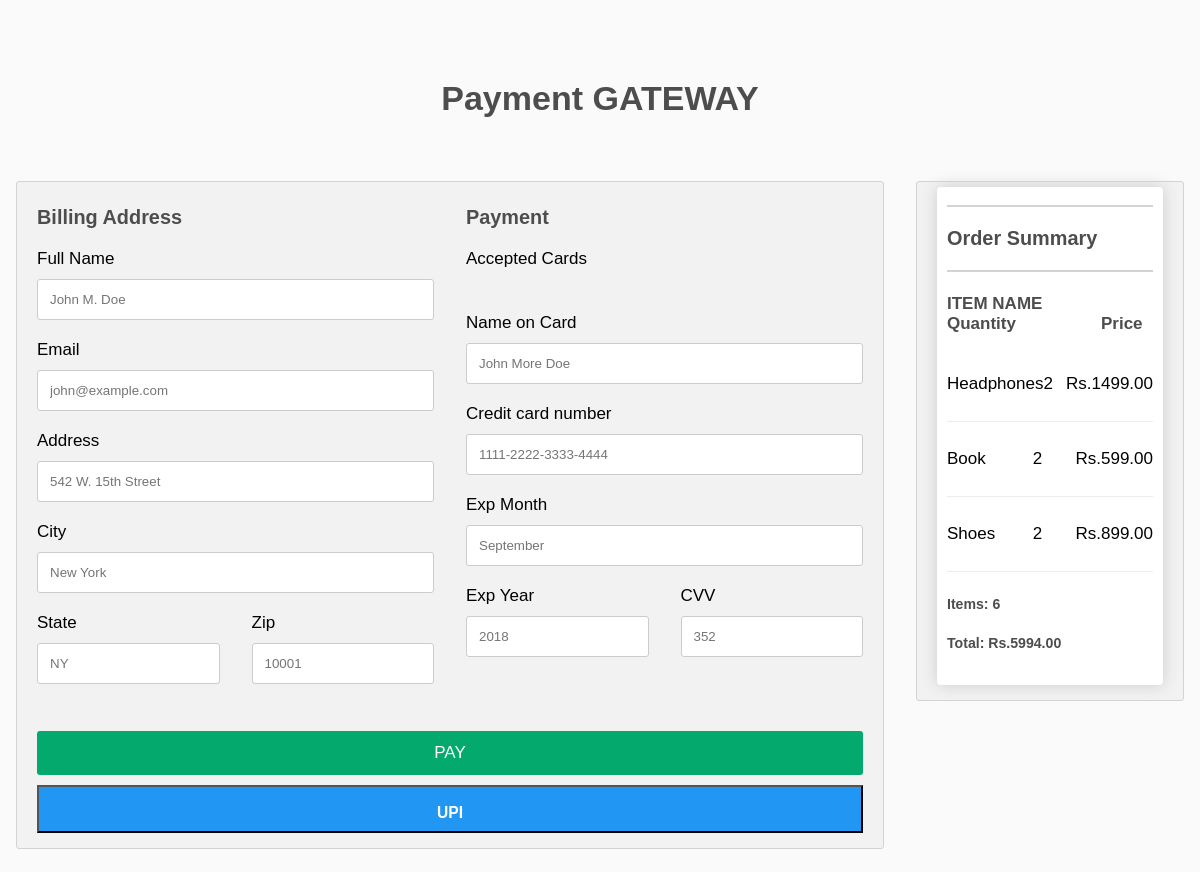
The app's page /pay/ (signed in) with its own data.
### store/models.py (models this page shows, shortened)
class OrderItem(models.Model):
    product = models.ForeignKey(Product, on_delete=models.CASCADE, null=True)
    order = models.ForeignKey(Order, on_delete=models.SET_NULL, blank=True, null=True)
    quantity = models.IntegerField(default=0, null=True, blank=False)
    date_added = models.DateTimeField(auto_now_add=True)
    @property
    def get_total(self):
        total = self.product.price * self.quantity
        return total

class Product(models.Model):
    name = models.CharField(max_length=200, null=True)
    price = models.DecimalField(max_digits=7, decimal_places=2)
    digital = models.BooleanField(default=False, null=True, blank=False)
    image = models.ImageField(null=True, blank=False)

class Order(models.Model):
    customer = models.ForeignKey(Customer, on_delete=models.SET_NULL, blank=True, null=True)
    date_orderd = models.DateTimeField(auto_now_add=True)
    complete = models.BooleanField(default=False, null=True, blank=False)
    transaction_id = models.CharField(max_length=200, null=True)
    @property
    def get_cart_total(self):
        orderitems = self.orderitem_set.all()
        total = sum([item.get_total for item in orderitems])
        return total
    @property
    def get_cart_items(self):
        orderitems = self.orderitem_set.all()
        total = sum([item.quantity for item in orderitems])
        return total

### store/views.py (the view)
# urls.py: path('pay/', views.pay, name="pay"),
def pay(request):
	if request.user.is_authenticated:
		customer = request.user.customer
		order, created = Order.objects.get_or_create(customer=customer, complete=False)
		items = order.orderitem_set.all()
		cartItems = order.get_cart_items
	else:
		cookieData = cookieCart(request)
		cartItems = cookieData['cartItems']
		order = cookieData['order']
		items = cookieData['items']
	context = {'items':items, 'order':order, 'cartItems':cartItems}
	return render(request, 'store/pay.html', context)

### store/templates/store/pay.html (shortened to what this page needs)
{%load static%}
<center>
<h1>Payment GATEWAY</h1>
</center>
<!DOCTYPE html>
<html>
<head>
<link rel="stylesheet" type="text/css" href="{% static 'css/main.css' %}">
</head>
<body>
<br><br>
<div class="row">
  <div class="col-75">
    <div class="container">
      <form>
        <div class="row">
          <div class="col-50">
            <h3>Billing Address</h3>
            <label for="fname"> Full Name</label>
            <input type="text" id="fname" name="firstname" placeholder="John M. Doe">
            <label for="email"> Email</label>
            <input type="text" id="email" name="email" placeholder="john@example.com">
            <label for="adr"> Address</label>
            <input type="text" id="adr" name="address" placeholder="542 W. 15th Street">
            <label for="city"> City</label>
            <input type="text" id="city" name="city" placeholder="New York">
            <div class="row">
              <div class="col-50">
                <label for="state">State</label>
                <input type="text" id="state" name="state" placeholder="NY">
              </div>
              <div class="col-50">
                <label for="zip">Zip</label>
                <input type="text" id="zip" name="zip" placeholder="10001">
              </div>
            </div>
          </div>
          <div class="col-50">
            <h3>Payment</h3>
            <label for="fname">Accepted Cards</label>
            <div class="icon-container">
            </div>
            <label for="cname">Name on Card</label>
            <input type="text" id="cname" name="cardname" placeholder="John More Doe">
            <label for="ccnum">Credit card number</label>
            <input type="text" id="ccnum" name="cardnumber" placeholder="1111-2222-3333-4444">
            <label for="expmonth">Exp Month</label>
            <input type="text" id="expmonth" name="expmonth" placeholder="September">
            <div class="row">
              <div class="col-50">
                <label for="expyear">Exp Year</label>
                <input type="text" id="expyear" name="expyear" placeholder="2018">
              </div>
              <div class="col-50">
                <label for="cvv">CVV</label>
                <input type="text" id="cvv" name="cvv" placeholder="352">
              </div>
            </div>
          </div>
        </div>
      </form>
      <input type="submit" value="PAY" class="btn">
      <center>
      <a href="{% url 'upi' %}" style="cursor: grab;">
      <button style="background-color: #2196F3; width:100%;height: 7%;"><h3 style="color: white;">UPI</h3></button>
      </a></center>
    </div>
  </div>
  <div class="col-25">
    <div class="container">
        <div class="box-element">
            <hr>
            <h3>Order Summary</h3>
            <hr>
            <h4>ITEM NAME &nbsp;&nbsp;&nbsp;&nbsp;&nbsp;&nbsp;&nbsp;&nbsp;&nbsp;&nbsp;  Quantity &nbsp;&nbsp;&nbsp;&nbsp;&nbsp;&nbsp;&nbsp;&nbsp;&nbsp;&nbsp;&nbsp;&nbsp;&nbsp;&nbsp;&nbsp;&nbsp; Price</h4>
            {% for item in items %}
            <div class="cart-row">
                <div style="flex:2"><p>{{item.product.name}}</p></div>
                <div style="flex:1"><p>{{item.quantity}}</p></div>
                <div style="flex:1"><p>Rs.{{item.product.price|floatformat:2}}</p></div>
            </div>
            {% endfor %}
            <h5>Items:   {{order.get_cart_items}}</h5>
            <h5>Total:   Rs.{{order.get_cart_total|floatformat:2}}</h5>
        </div>
    </div>
  </div>
</div>
</body>
</html>

### static/css/main.css (style rules this page uses)
body { background-color: hsl(0, 0%, 98%); }
h1,h2,h3,h4,h5,h6 { color:hsl(0, 0%, 30%); }
.box-element { box-shadow:hsl(0, 0%, 80%) 0 0 16px; background-color: #fff; border-radius: 4px; padding: 10px; }
.btn { border-radius: 0; }
.cart-row { display: flex; align-items: flex-stretch; padding-bottom: 10px; margin-bottom: 10px; border-bottom: 1px solid #ececec; }

### store/templates/store/pay.html (style rules this page uses)
body { font-family: Arial; font-size: 17px; padding: 8px; }
* { box-sizing: border-box; }
.row { display: -ms-flexbox; display: flex; -ms-flex-wrap: wrap; flex-wrap: wrap; margin: 0 -16px; }
.col-25 { -ms-flex: 25%; flex: 25%; }
.col-50 { -ms-flex: 50%; flex: 50%; }
.col-75 { -ms-flex: 75%; flex: 75%; }
.col-25, .col-50, .col-75 { padding: 0 16px; }
.container { background-color: #f2f2f2; padding: 5px 20px 15px 20px; border: 1px solid lightgrey; border-radius: 3px; }
input[type=text] { width: 100%; margin-bottom: 20px; padding: 12px; border: 1px solid #ccc; border-radius: 3px; }
label { margin-bottom: 10px; display: block; }
.icon-container { margin-bottom: 20px; padding: 7px 0; font-size: 24px; }
.btn { background-color: #04AA6D; color: white; padding: 12px; margin: 10px 0; border: none; width: 100%; border-radius: 3px; cursor: pointer; font-size: 17px; }
a { color: #2196F3; }
hr { border: 1px solid lightgrey; }

### records on screen
OrderItem: product.name "Headphones", quantity "2", product.price "1499.00"
OrderItem: product.name "Book", quantity "2", product.price "599.00"
OrderItem: product.name "Shoes", quantity "2", product.price "899.00"
Order: get_cart_items "6", get_cart_total "5994.00"
